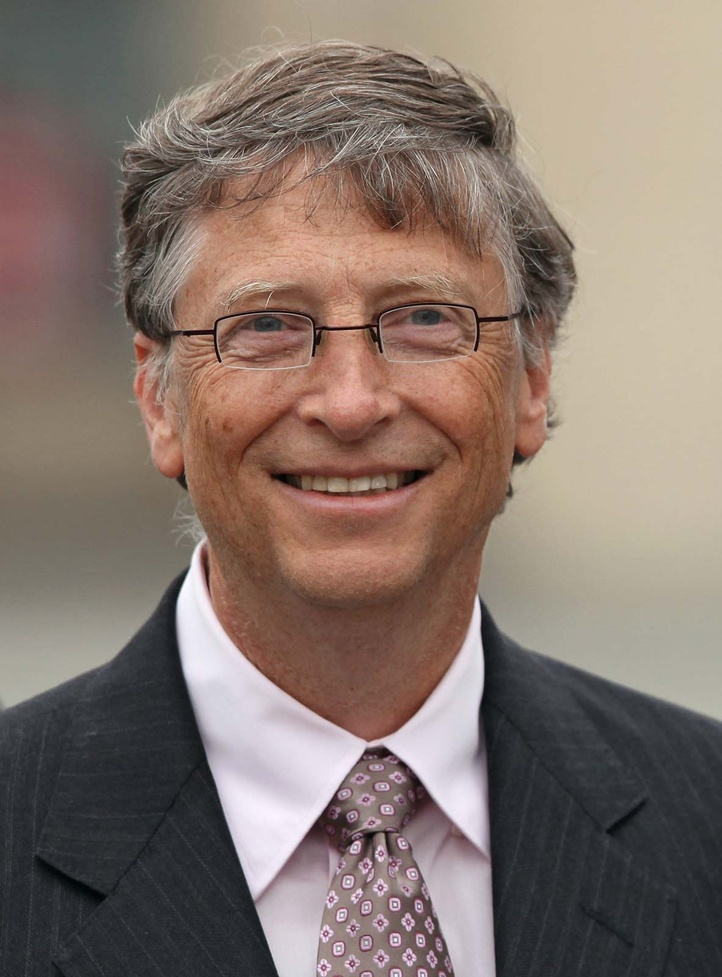
#> input picture input_data/Bill-Gates-2011.jpg, 722 x 977 px, shrunk from 1182 x 1600 before the run, found by its file name; its folder holds only this picture in this run
$ python for_image.py
#> lines starting #> are read from the running program, lines starting #| are printed output that depends on the picture; after the words box and inside, x2 and y2 are one past the last pixel; in counts of white or black regions, pixels touching at a corner belong together
import cv2
import os


trained_face_data = cv2.CascadeClassifier(".\\training_data\\haarcascade_frontalface_default.xml")

files = os.listdir(".\\input_data\\")

for file in files:
    img = cv2.imread(f".\\input_data\\{str(file)}")
#> img is the input picture: shape (977, 722, 3); mean B, G, R 108, 116.8, 133.1
    gray_scaled_img = cv2.cvtColor(img, cv2.COLOR_BGR2GRAY)
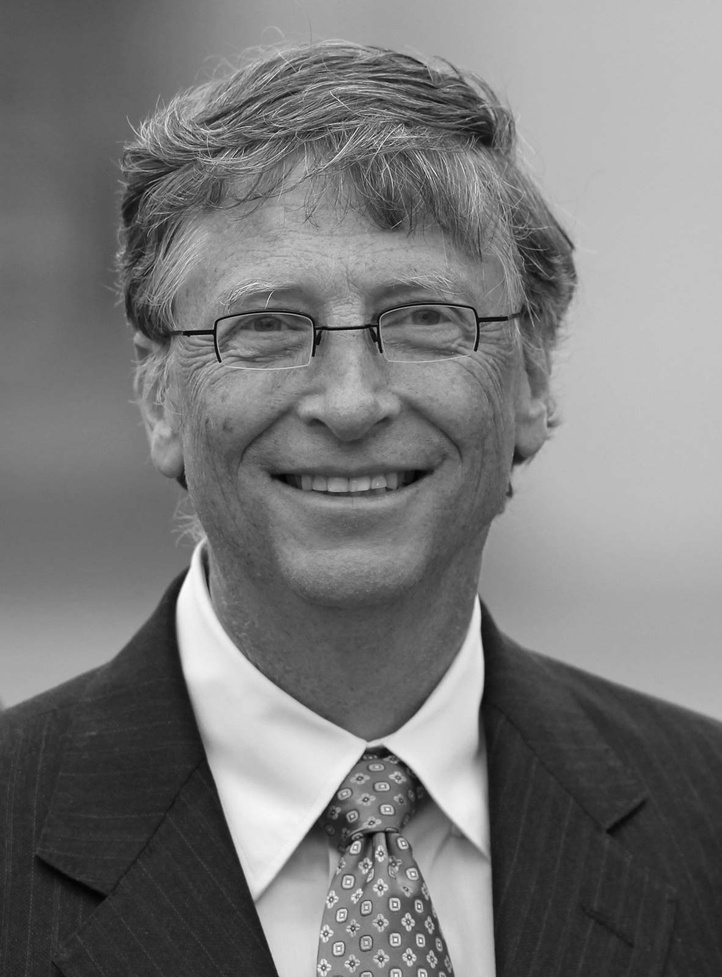
#> gray_scaled_img: shape (977, 722); min 1, max 253, mean 120.8

    face_coordinates = trained_face_data.detectMultiScale(gray_scaled_img)
#> face_coordinates = [[131, 164, 423, 423]]

    for (x, y, w, h) in face_coordinates:
        cv2.rectangle(img, (x, y), (x + w, y + h), (0, 255, 0), 5)
#> this loop made 1 pass
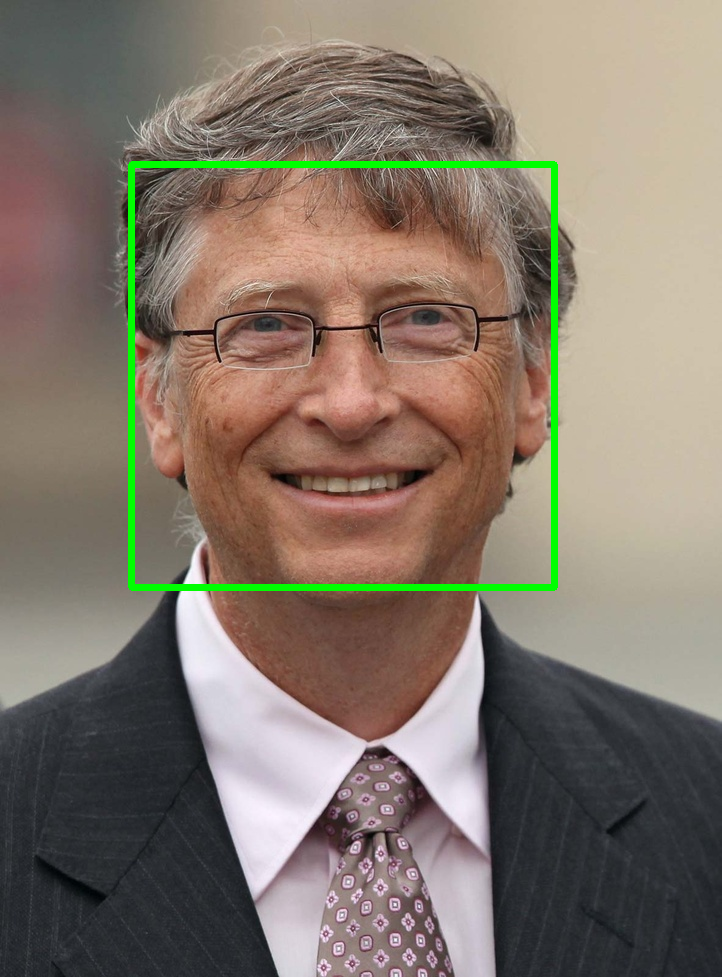
#> img: shape (977, 722, 3); 1.68% of pixels changed, all inside (x1, y1, x2, y2) = (128, 161, 558, 591)

    cv2.imwrite(f".\\output\\{str(file)}", img)
    print(file)
    cv2.waitKey(0)

$ run again, on input_data/tom_hardy.jpg
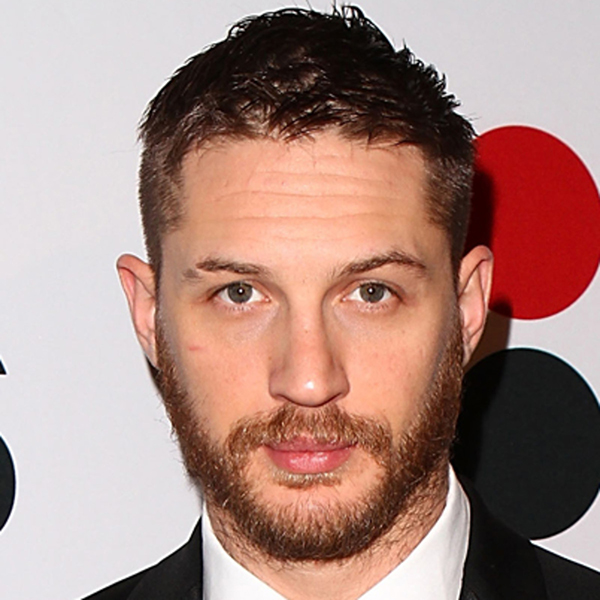
#> input picture input_data/tom_hardy.jpg, 600 x 600 px, found by its file name
#> img is the input picture: shape (600, 600, 3); mean B, G, R 128.7, 136.7, 170.3
#> `gray_scaled_img = cv2.cvtColor(img, cv2.COLOR_BGR2GRAY)`:
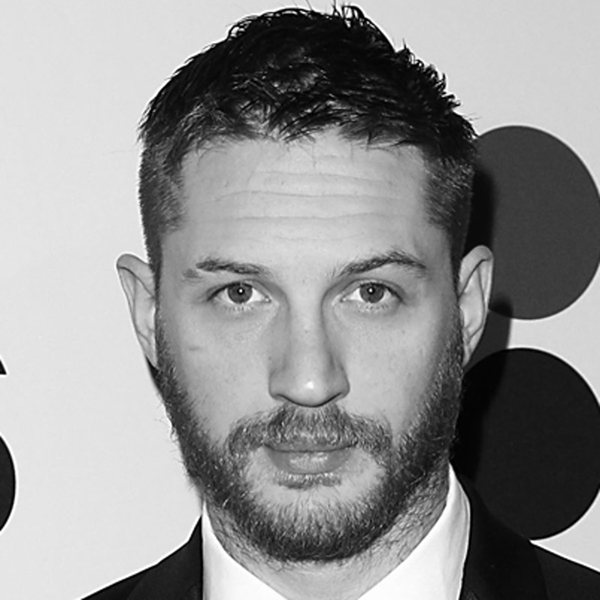
#> gray_scaled_img: shape (600, 600); min 0, max 255, mean 145.9
#> face_coordinates = [[127, 158, 363, 363]]
#> the loop `for (x, y, w, h) in face_coordinates:` made 1 pass
#> after the loop `for (x, y, w, h) in face_coordinates:`:
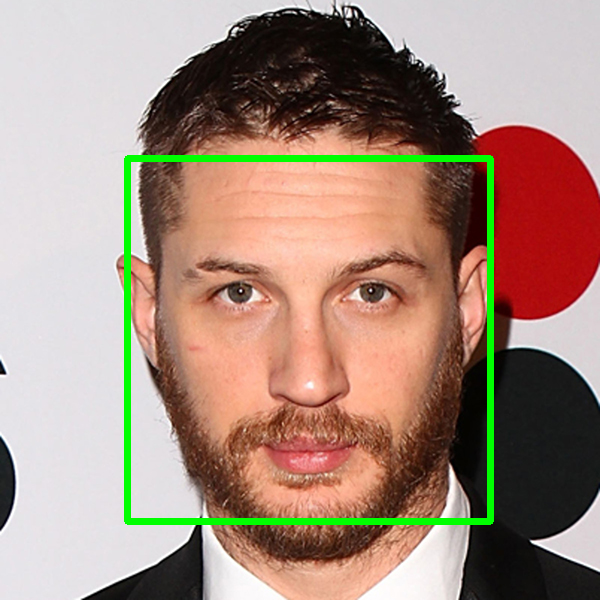
#> img: shape (600, 600, 3); 2.82% of pixels changed, all inside (x1, y1, x2, y2) = (124, 155, 494, 525)

$ run again, on input_data/dicaprio.jpg
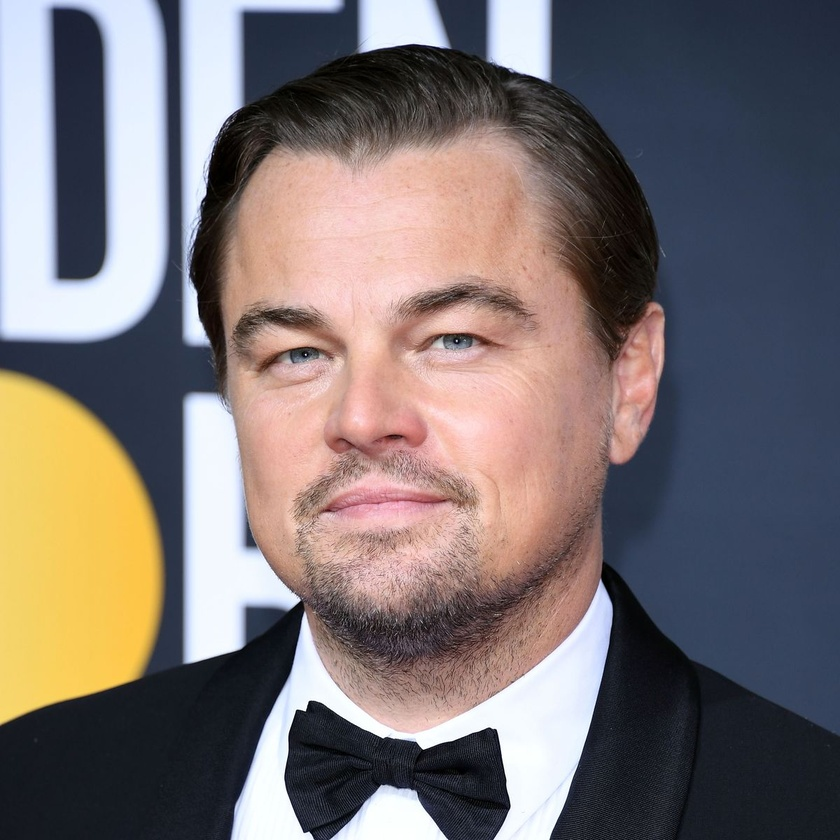
#> input picture input_data/dicaprio.jpg, 840 x 840 px, shrunk from 1200 x 1200 before the run, found by its file name
#> img is the input picture: shape (840, 840, 3); mean B, G, R 113.5, 113.9, 123.1
#> `gray_scaled_img = cv2.cvtColor(img, cv2.COLOR_BGR2GRAY)`:
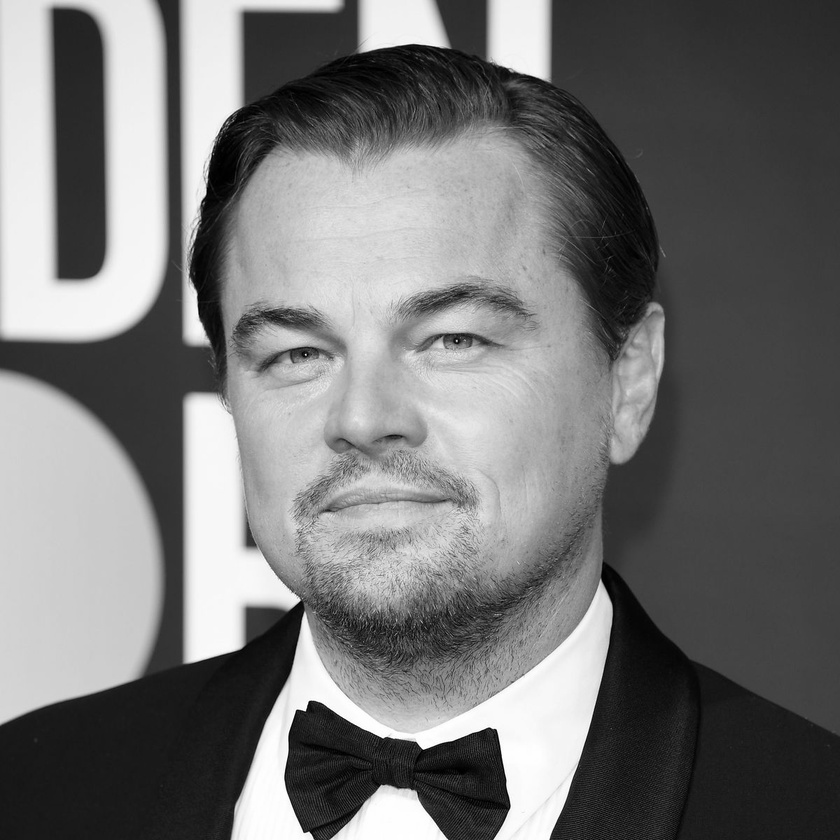
#> gray_scaled_img: shape (840, 840); min 0, max 255, mean 116.6
#> face_coordinates = [[174, 180, 415, 415]]
#> the loop `for (x, y, w, h) in face_coordinates:` made 1 pass
#> after the loop `for (x, y, w, h) in face_coordinates:`:
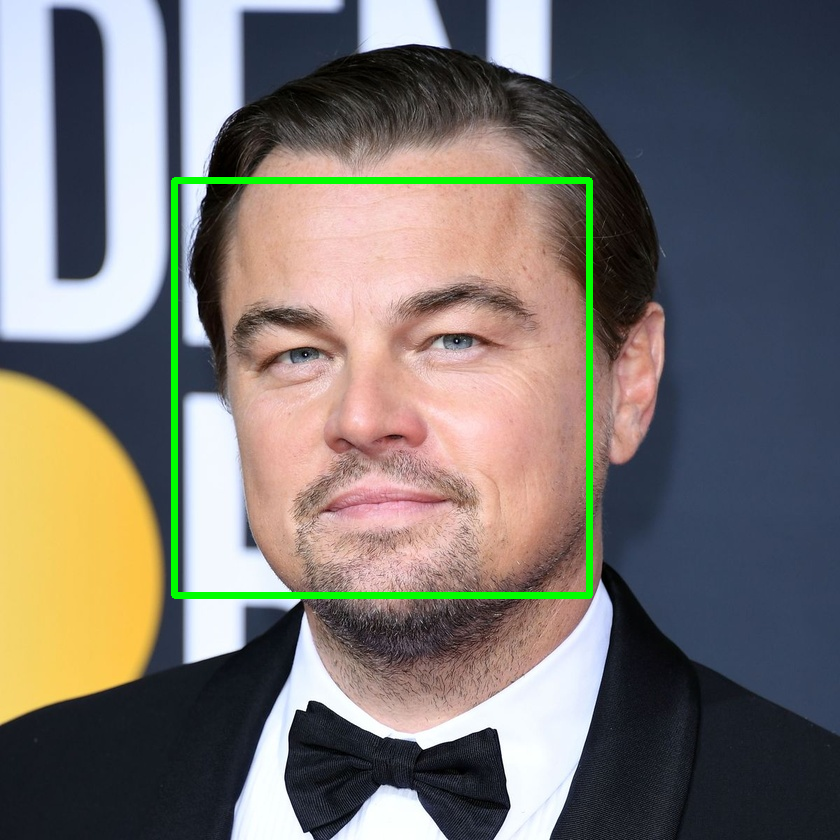
#> img: shape (840, 840, 3); 1.64% of pixels changed, all inside (x1, y1, x2, y2) = (171, 177, 593, 599)

$ run again, on input_data/mark_zuckerberg.jpg
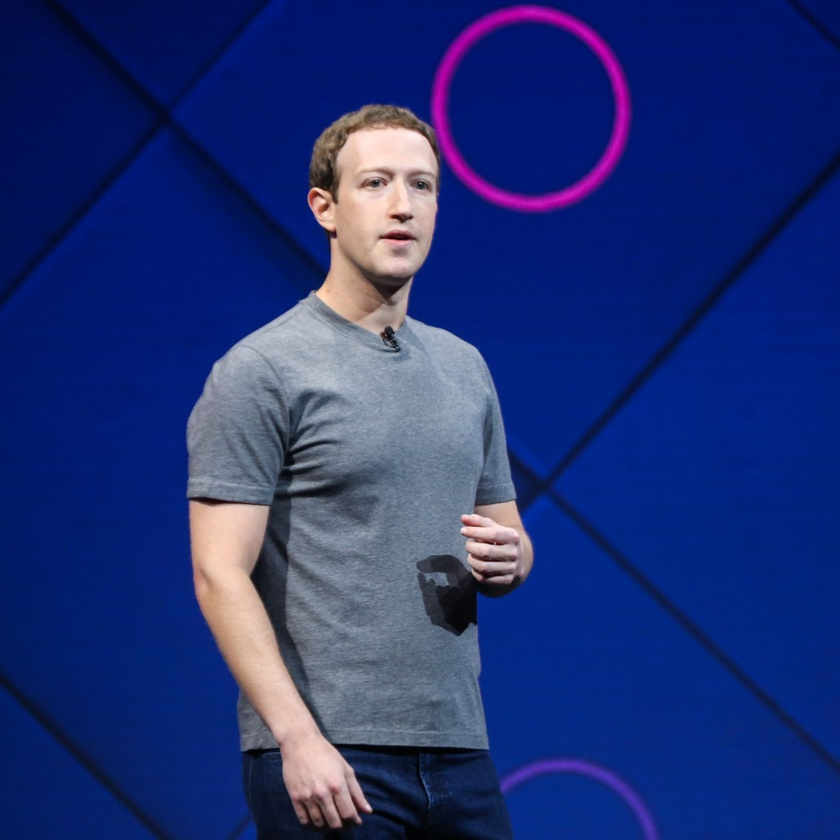
#> input picture input_data/mark_zuckerberg.jpg, 840 x 840 px, shrunk from 1400 x 1400 before the run, found by its file name
#> img is the input picture: shape (840, 840, 3); mean B, G, R 117.3, 49.4, 32.3
#> `gray_scaled_img = cv2.cvtColor(img, cv2.COLOR_BGR2GRAY)`:
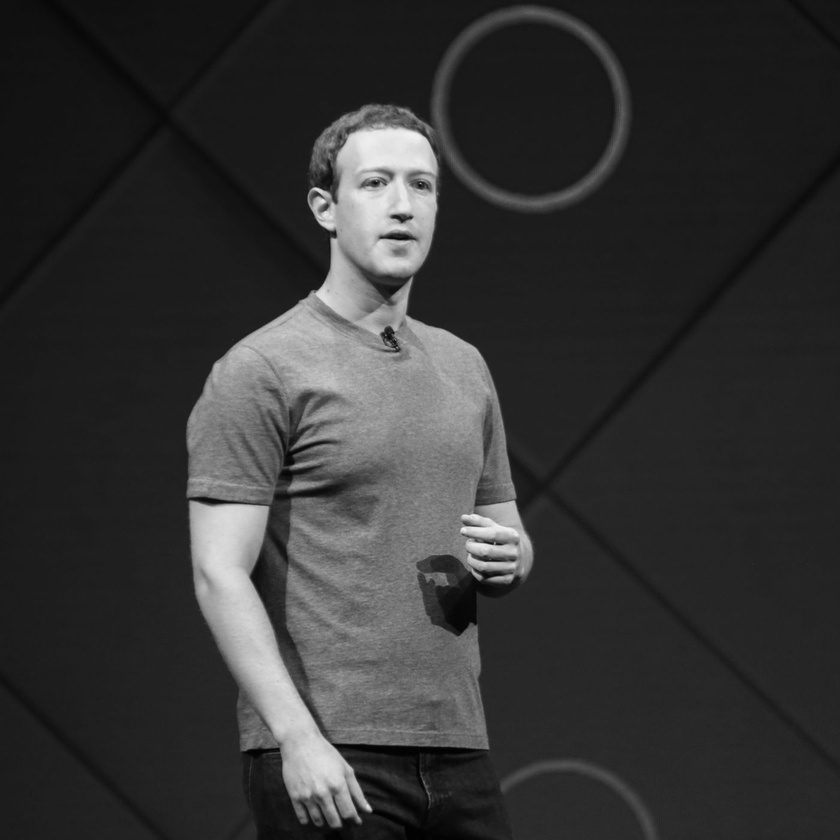
#> gray_scaled_img: shape (840, 840); min 0, max 245, mean 52
#> face_coordinates = [[323, 128, 139, 139]]
#> the loop `for (x, y, w, h) in face_coordinates:` made 1 pass
#> after the loop `for (x, y, w, h) in face_coordinates:`:
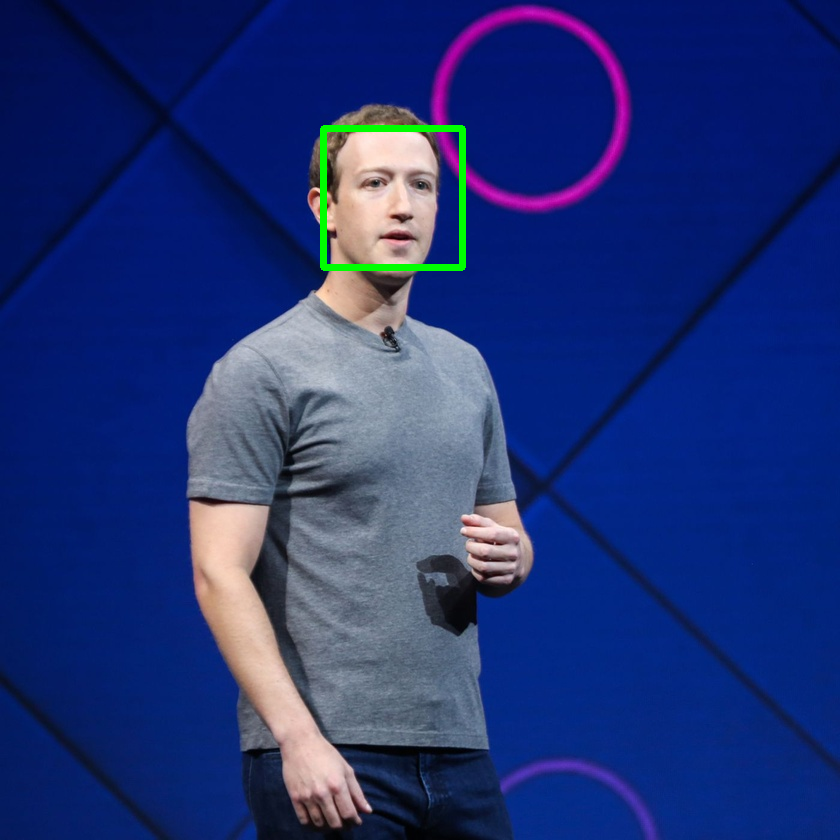
#> img: shape (840, 840, 3); 0.55% of pixels changed, all inside (x1, y1, x2, y2) = (320, 125, 466, 271)
